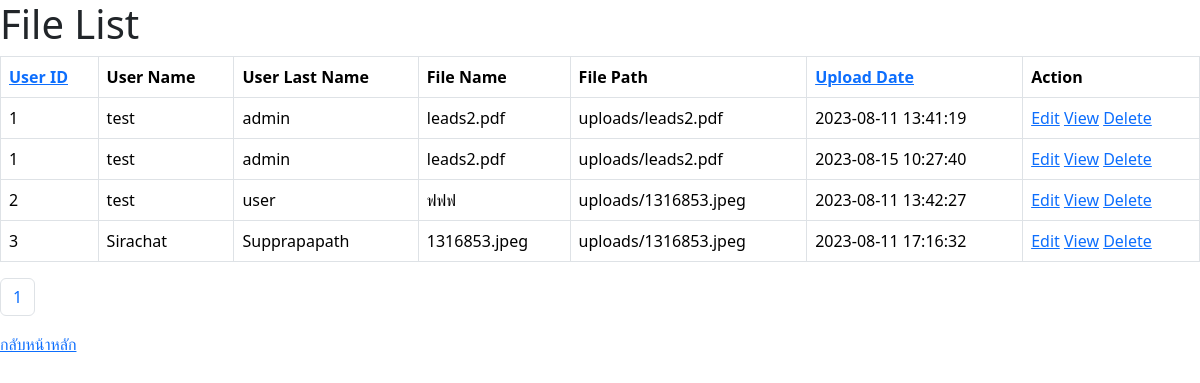
The page /files.php (signed in) on the database its author committed.
### tables this page shows
CREATE TABLE `files` (
  `file_id` int(11) NOT NULL,
  `user_id` int(11) DEFAULT NULL,
  `user_name` varchar(255) DEFAULT NULL,
  `user_last_name` varchar(255) DEFAULT NULL,
  `file_name` varchar(255) NOT NULL,
  `file_path` varchar(255) NOT NULL,
  `file_size` int(11) NOT NULL,
  `file_type` varchar(255) NOT NULL,
  `upload_date` datetime NOT NULL
);

### files.php (the view, shortened to what this page needs)
<?php
require_once 'connectdb.php';
$user_type = $_SESSION["user_type"];
$order_by = "user_id";
$select_sql = "SELECT * FROM files";
$select_sql .= " ORDER BY $order_by";
$result = $conn->query($select_sql);
$items_per_page = 10;
$total_rows = $result->num_rows;
$total_pages = ceil($total_rows / $items_per_page);
$page = isset($_GET['page']) ? intval($_GET['page']) : 1;
$start = ($page - 1) * $items_per_page;
$select_sql .= " LIMIT $start, $items_per_page";
$result = $conn->query($select_sql);
?>
<!DOCTYPE html>
<html>
<head>
    <link href="https://cdn.jsdelivr.net/npm/bootstrap@5.3.1/dist/css/bootstrap.min.css" rel="stylesheet">
</head>
<body>
    <h1>File List</h1>
    <table class="table table-bordered">
        <tr>
            <th><a href="?sort=user_id">User ID</a></th>
            <th>User Name</th>
            <th>User Last Name</th>
            <th>File Name</th>
            <th>File Path</th>
            <th><a href="?sort=upload_date">Upload Date</a></th>
            <?php if ($user_type === "admin"): ?>
                <th>Action</th>
            <?php endif; ?>
        </tr>
        <?php while ($row = $result->fetch_assoc()): ?>
            <tr>
                <td><?php echo $row["user_id"]; ?></td>
                <td><?php echo $row["user_name"]; ?></td>
                <td><?php echo $row["user_last_name"]; ?></td>
                <td><?php echo $row["file_name"]; ?></td>
                <td><?php echo $row["file_path"]; ?></td>
                <td><?php echo $row["upload_date"]; ?></td>
                <?php if ($user_type === "admin"): ?>
                    <td>
                        <a href="edit_file.php?file_id=<?php echo $row["file_id"]; ?>">Edit</a>
                        <a href="view_file.php?file_id=<?php echo $row["file_id"]; ?>">View</a>
                        <a href="files.php?delete_id=<?php echo $row["file_id"]; ?>">Delete</a>
                    </td>
                <?php endif; ?>
            </tr>
        <?php endwhile; ?>
    </table>
    <nav aria-label="Page navigation example">
        <ul class="pagination">
            <?php for ($i = 1; $i <= $total_pages; $i++) : ?>
                <li class="page-item"><a class="page-link" href="?page=<?php echo $i; ?>"><?php echo $i; ?></a></li>
            <?php endfor; ?>
        </ul>
    </nav>
    <a href="index.php">กลับหน้าหลัก</a>
</body>
</html>

### rows shown on the page
files: user "1", user_name "test", user_last_name "admin", file_name "leads2.pdf", file_path "uploads/leads2.pdf", upload_date "2023-08-11 13:41:19"
files: user "1", user_name "test", user_last_name "admin", file_name "leads2.pdf", file_path "uploads/leads2.pdf", upload_date "2023-08-15 10:27:40"
files: user "2", user_name "test", user_last_name "user", file_name "ฟฟฟ", file_path "uploads/1316853.jpeg", upload_date "2023-08-11 13:42:27"
files: user "3", user_name "Sirachat", user_last_name "Supprapapath", file_name "1316853.jpeg", file_path "uploads/1316853.jpeg", upload_date "2023-08-11 17:16:32"
